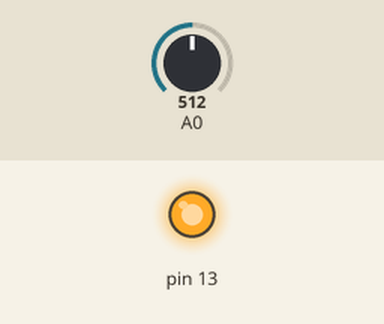
This sketch was run on a simulated Arduino Uno, built with avr-gcc and run on an emulated ATmega328P. Shown: output pins drawn as LEDs (lit = HIGH). The test bench sets the inputs (shaded band); at power-on: A0 = 512.

Above: at 0.2 s.
Timing chart, 0 to 1.7 s (numbered marks = the images above):
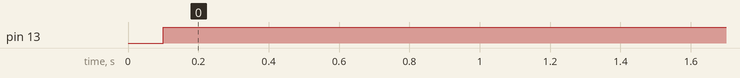

The sketch:

diode_styrt_av_sineWave.ino
```cpp
#include <Wire.h>
#include <Adafruit_MCP23008.h>

unsigned long         currentTime;
unsigned long         prevTime = 0;
float                 analogValueNow;
float                 analogValuePrev;
int                   n = 0;
int                   j = 0;
int                   k = 2;


void setup() {
  Serial.begin(230400);                     // Baudrate 230400
  ADCSRA &= ~((1 << ADPS1) | (1 << ADPS0)); // For faster analog reads

  pinMode(13, OUTPUT);

}

void loop() {
  currentTime = micros();

  if (n == 0)
  {

  analogValueNow = analogRead(A0);
  analogValuePrev = analogValuePrev;

  prevTime = currentTime;
  n++;

  }

  if ((currentTime - prevTime) >= 50000 && n == 1) //20samples pr. periode
  {
    analogValueNow = analogRead(A0);

    if(analogValueNow > analogValuePrev && analogValuePrev < 512)
    {
      n++;
    }
    else
    {
      n = 0;
    }

    prevTime = currentTime;
  }


  if ((currentTime - prevTime) >= 50000 && n == 2)
  {
    analogValueNow = analogRead(A0);
    //Serial.println(analogValueNow);

    if(analogValueNow > 512 && j == 0)
    {
      j++;
    }
    if(analogValueNow < 512 && j == 1)
    {
      j++;
    }
    if(analogValueNow >= 512 && j == 2)
    {
      j=0;
      k++;
    }

    if(k % 2 == 0)
    {
      //Serial.println(k);
      digitalWrite(13,HIGH);
    }
    else
    {
      digitalWrite(13,LOW);
    }

    prevTime = currentTime;

  }

}
```

Measured:
- by itself, pin 13: LOW → HIGH at 0.10 s
